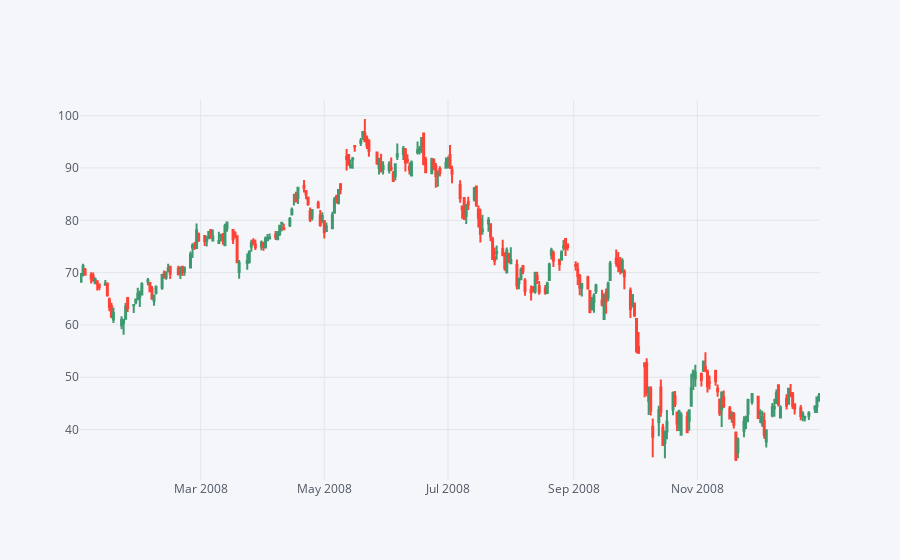

Write notebook code for a chart like this one.
### Code cell
encana[['Open', 'High', 'Low', 'Close']].ix['2008-01-01':'2008-12-31'].iplot(kind='candle')

### Figure 1 — Plotly figure (JSON) as saved in the notebook; plotly's stock layout.template omitted (floating-point values rounded to 4 significant figures; data arrays with more than 128 entries replaced by an {"elided": "..."} marker saying what was removed)
{"data": [{"close": {"elided": "253 float values"}, "high": {"elided": "253 float values"}, "low": {"elided": "253 float values"}, "open": {"elided": "253 float values"}, "showlegend": false, "type": "candlestick", "uid": "7f2acbd4-9a03-42d0-90f6-0d32e775374c", "x": {"elided": "253 str values"}, "yaxis": "y2"}], "layout": {"legend": {"bgcolor": "#F5F6F9", "font": {"color": "#4D5663"}}, "paper_bgcolor": "#F5F6F9", "plot_bgcolor": "#F5F6F9", "title": {"font": {"color": "#4D5663"}}, "xaxis": {"gridcolor": "#E1E5ED", "rangeslider": {"visible": false}, "showgrid": true, "tickfont": {"color": "#4D5663"}, "title": {"font": {"color": "#4D5663"}, "text": ""}, "zerolinecolor": "#E1E5ED"}, "yaxis": {"gridcolor": "#E1E5ED", "showgrid": true, "showticklabels": false, "tickfont": {"color": "#4D5663"}, "title": {"font": {"color": "#4D5663"}, "text": ""}, "zerolinecolor": "#E1E5ED"}, "yaxis2": {"gridcolor": "#E1E5ED", "showgrid": true, "tickfont": {"color": "#4D5663"}, "title": {"font": {"color": "#4D5663"}, "text": ""}, "zerolinecolor": "#E1E5ED"}}}
